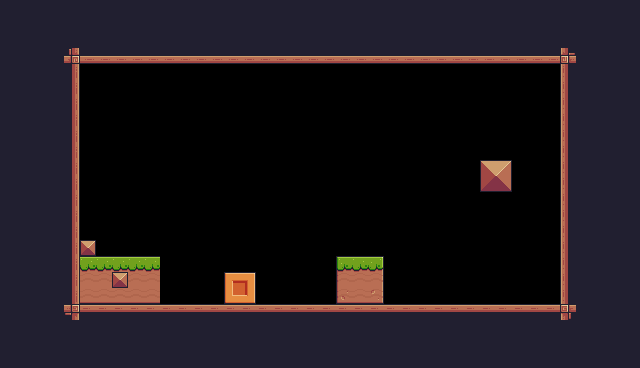

A level layout from a 2D game, rendered from its tile map. Below: a short description, then the map file with its tile-grid data intact:
An orthogonal 40x23 tile map with 16x16 px tiles, 1 tile layer (Background) and 1 object (Player).

<map version="1.10" tiledversion="1.10.2" orientation="orthogonal" renderorder="right-down" width="40" height="23" tilewidth="16" tileheight="16" infinite="0" nextlayerid="3" nextobjectid="2">
 <tileset firstgid="1" source="Pixel Adventure.tsx" />
 <layer id="1" name="Background" width="40" height="23">
  <data encoding="csv">
112,112,112,112,112,112,112,112,112,112,112,112,112,112,112,112,112,112,112,112,112,112,112,112,112,112,112,112,112,112,112,112,112,112,112,112,112,112,112,112,
112,112,112,112,112,112,112,112,112,112,112,112,112,112,112,112,112,112,112,112,112,112,112,112,112,112,112,112,112,112,112,112,112,112,112,112,112,112,112,112,
112,112,112,112,112,112,112,112,112,112,112,112,112,112,112,112,112,112,112,112,112,112,112,112,112,112,112,112,200,200,200,200,200,200,200,200,112,112,112,112,
112,112,112,112,135,134,134,134,134,134,134,134,134,134,134,134,134,134,134,134,134,134,134,134,134,134,134,134,134,134,134,134,134,134,134,133,112,112,112,112,
112,112,112,112,113,0,0,0,0,0,0,0,0,0,0,0,0,0,0,0,0,0,0,0,0,0,0,0,0,0,0,0,0,0,0,111,112,112,112,112,
112,112,112,112,113,0,0,0,0,0,0,0,0,0,0,0,0,0,0,0,0,0,0,0,0,0,0,0,0,0,0,0,0,0,0,111,112,112,112,112,
112,112,112,112,113,0,0,0,0,0,0,0,0,0,0,0,0,0,0,0,0,0,0,0,0,0,0,0,0,0,0,0,0,0,0,111,112,112,112,112,
112,112,112,200,113,0,0,0,0,0,0,0,0,0,0,0,0,0,0,0,0,0,0,0,0,0,0,0,0,0,0,0,0,0,0,111,112,112,112,112,
112,112,200,200,113,0,0,0,0,0,0,0,0,0,0,0,0,0,0,0,0,0,0,0,0,0,0,0,0,0,0,0,0,0,0,111,112,112,112,112,
112,112,200,200,113,0,0,0,0,0,0,0,0,0,0,0,0,0,0,0,0,0,0,0,0,0,0,0,0,0,0,0,0,0,0,111,112,112,112,112,
112,112,200,200,113,0,0,0,0,0,0,0,0,0,0,0,0,0,0,0,0,0,0,0,0,0,0,0,0,0,36,37,0,0,0,111,112,112,112,112,
112,112,112,200,113,0,0,0,0,0,0,0,0,0,0,0,0,0,0,0,0,0,0,0,0,0,0,0,0,0,58,59,0,0,0,111,112,112,112,112,
112,112,112,112,113,0,0,0,0,0,0,0,0,0,0,0,0,0,0,0,0,0,0,0,0,0,0,0,0,0,0,0,0,0,0,111,112,112,112,112,
112,112,112,112,113,0,0,0,0,0,0,0,0,0,0,0,0,0,0,0,0,0,0,0,0,0,0,0,0,0,0,0,0,0,0,111,112,112,112,112,
112,112,112,112,113,0,0,0,0,0,0,0,0,0,0,0,0,0,0,0,0,0,0,0,0,0,0,0,0,0,0,0,0,0,0,111,112,112,112,112,
112,112,112,112,113,35,0,0,0,0,0,0,0,0,0,0,0,0,0,0,0,0,0,0,0,0,0,0,0,0,0,0,0,0,0,111,112,112,112,112,
112,112,112,112,113,8,8,8,8,8,0,0,0,0,0,0,0,0,0,0,0,7,8,9,0,0,0,0,0,0,0,0,0,0,0,111,112,112,112,112,
112,112,112,112,113,30,30,35,30,30,0,0,0,0,212,213,0,0,0,0,0,29,30,31,0,0,0,0,0,0,0,0,0,0,0,111,112,112,112,112,
112,112,112,112,113,52,52,52,52,52,0,0,0,0,234,235,0,0,0,0,0,51,52,53,0,0,0,0,0,0,0,0,0,0,0,111,112,112,112,112,
112,112,112,112,91,90,90,90,90,90,90,90,90,90,90,90,90,90,90,90,90,90,90,90,90,90,90,90,90,90,90,90,90,90,90,89,112,112,112,112,
112,112,112,112,112,112,112,112,112,112,112,112,112,112,112,112,112,112,112,112,112,112,112,112,112,112,112,112,112,112,112,112,112,112,112,112,112,112,112,112,
112,112,112,112,112,112,112,112,112,112,112,112,112,112,112,112,112,112,112,112,112,112,112,112,112,112,112,112,112,112,112,112,112,112,112,112,112,112,112,112,
112,112,112,112,112,112,112,112,112,112,112,112,112,112,112,112,112,112,112,112,112,112,112,112,112,112,112,112,112,112,112,112,112,112,112,112,112,112,112,112
</data>
 </layer>
 <objectgroup id="2" name="Spawnpoints">
  <object id="1" name="Player" type="Player" x="478.996" y="127.938" width="32.7571" height="32.1391" />
 </objectgroup>
</map>
